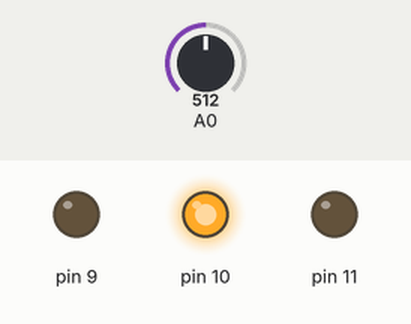
Simulated run of this sketch. Board: Arduino Uno, built with avr-gcc and run on an emulated ATmega328P. On the bench: output pins drawn as LEDs (lit = HIGH). Inputs (shaded band) come from the test bench; at power-on: A0 = 512.

Above: at 1.2 s.
1.3 s: A0 set to 590
2.8 s: A0 set to 613
At 3.5 s:
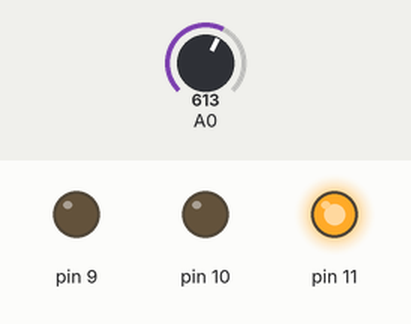
4.3 s: A0 set to 892
5.8 s: A0 set to 915
At 7.0 s:
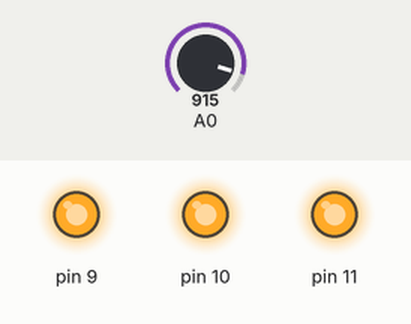
7.3 s: A0 set to 290
At 8.1 s:
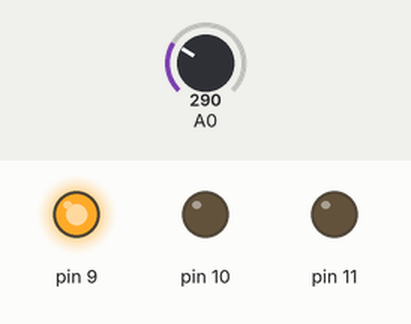
8.8 s: A0 set to 316
At 9.2 s:
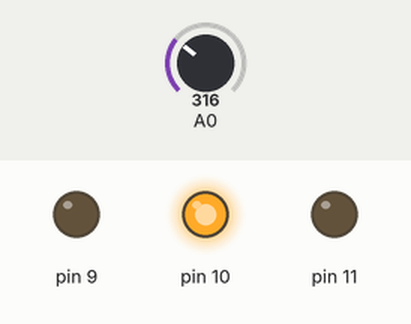
Timing chart, 0 to 11.3 s (numbered marks = the images above; inputs shaded):
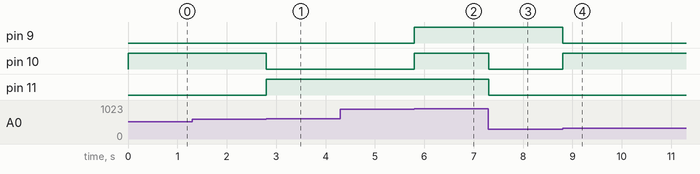

The sketch:

190927_if_slide.ino
```cpp
void setup() {
  pinMode(A0, INPUT);
  pinMode(9,OUTPUT);
  pinMode(10,OUTPUT);
  pinMode(11,OUTPUT);
}

void loop() {
  if(analogRead(A0) > 0 && analogRead(A0) < 300)
  {
    digitalWrite(9,HIGH);
    digitalWrite(10,LOW);
    digitalWrite(11,LOW);
  }
  else if (analogRead(A0) > 299 && analogRead(A0) < 600)
  {
    digitalWrite(9,LOW);
    digitalWrite(10,HIGH);
    digitalWrite(11,LOW);
  }
  else if (analogRead(A0) > 599 && analogRead(A0) < 900)
  {
    digitalWrite(9,LOW);
    digitalWrite(10,LOW);
    digitalWrite(11,HIGH);
  }
  else if (analogRead(A0) > 899 && analogRead(A0) < 1024)
  {
    digitalWrite(9,HIGH);
    digitalWrite(10,HIGH);
    digitalWrite(11,HIGH);
  }
  else if (analogRead(A0) == 0)
  {
    digitalWrite(9,HIGH);
    digitalWrite(10,HIGH);
    digitalWrite(11,LOW);
  }

}
```

Measured:
- the behaviour switches between 599 and 600 on A0 (found by bisection; images 0 and 1)
- the behaviour switches between 899 and 900 on A0 (found by bisection; images 1 and 2)
- the behaviour switches between 299 and 300 on A0 (found by bisection; images 3 and 4)
- after the input at 1.3 s, every drawn part: stays the same
- after the input at 2.8 s, pin 10: HIGH → LOW at once; pin 11: LOW → HIGH at once
- after the input at 4.3 s, every drawn part: stays the same
- after the input at 5.8 s, pin 9, pin 10: LOW → HIGH at once
- after the input at 7.3 s, pin 10, pin 11: HIGH → LOW at once
- after the input at 8.8 s, pin 9: HIGH → LOW at once; pin 10: LOW → HIGH at once
